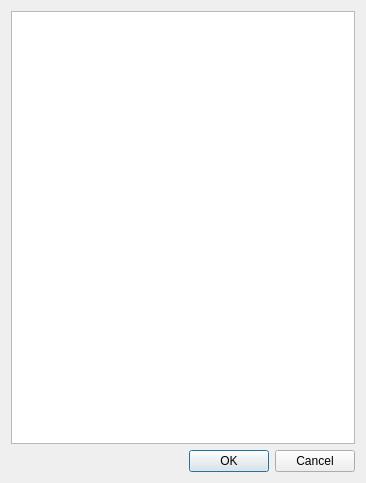
<?xml version="1.0" encoding="UTF-8"?>
<ui version="4.0">
 <class>CSetHorizon</class>
 <widget class="QDialog" name="CSetHorizon">
  <property name="geometry">
   <rect>
    <x>0</x>
    <y>0</y>
    <width>366</width>
    <height>483</height>
   </rect>
  </property>
  <property name="windowTitle">
   <string>Set horizon</string>
  </property>
  <layout class="QVBoxLayout" name="verticalLayout">
   <item>
    <widget class="QTreeView" name="treeView">
     <property name="editTriggers">
      <set>QAbstractItemView::NoEditTriggers</set>
     </property>
    </widget>
   </item>
   <item>
    <layout class="QHBoxLayout" name="horizontalLayout">
     <item>
      <spacer name="horizontalSpacer">
       <property name="orientation">
        <enum>Qt::Horizontal</enum>
       </property>
       <property name="sizeHint" stdset="0">
        <size>
         <width>40</width>
         <height>20</height>
        </size>
       </property>
      </spacer>
     </item>
     <item>
      <widget class="QPushButton" name="pushButton">
       <property name="text">
        <string>OK</string>
       </property>
      </widget>
     </item>
     <item>
      <widget class="QPushButton" name="pushButton_2">
       <property name="text">
        <string>Cancel</string>
       </property>
      </widget>
     </item>
    </layout>
   </item>
  </layout>
 </widget>
 <resources/>
 <connections/>
</ui>
